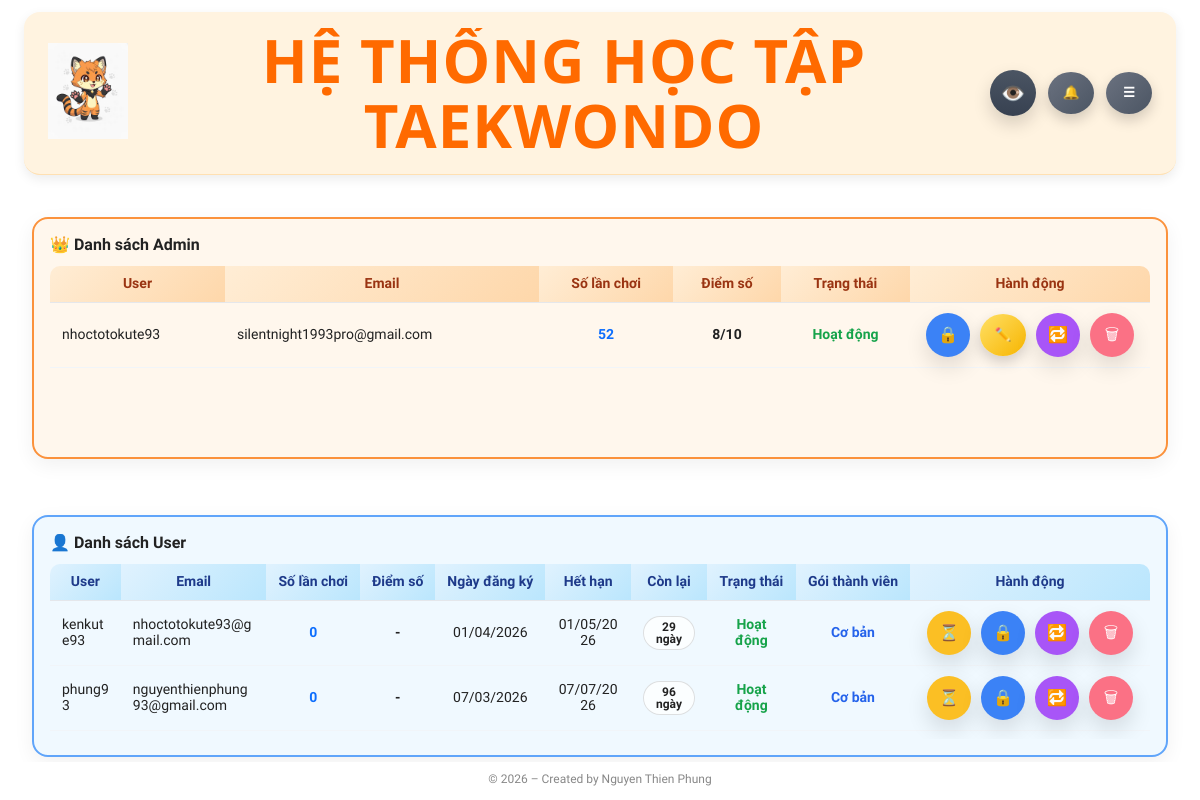
/admin/users (signed in), run on the app's committed database.
### Hệ thống ôn tập Taekwondo-DB.py (models this page shows)
class User(db.Model, UserMixin):
    id = db.Column(db.Integer, primary_key=True)
    username = db.Column(db.String(80), unique=True, nullable=False)
    pw_hash = db.Column(db.String(255), nullable=False)
    role = db.Column(db.String(20), default="user")
    is_deleted = db.Column(db.Boolean, default=False)
    email = db.Column(db.String(120))
    nickname = db.Column(db.String(120))
    must_change_password = db.Column(db.Boolean, default=False)
    pref_num_questions = db.Column(db.Integer)
    pref_time_per_q = db.Column(db.Integer)
    last_score = db.Column(db.Integer)
    last_total = db.Column(db.Integer)
    member = db.Column(db.String(20), default="Free")
    play_count = db.Column(db.Integer, default=0)
    created_at = db.Column(SafeDateTime, default=lambda: now_utc().isoformat())
    trial_start = db.Column(SafeDateTime, nullable=True)
    trial_end = db.Column(SafeDateTime, nullable=True)
    status = db.Column(db.String(20), default="pending")
    email_verified = db.Column(db.Boolean, default=False)
    email_verified_at = db.Column(SafeDateTime, nullable=True)
    activation_token = db.Column(db.String(255), nullable=True)
    activation_sent_at = db.Column(SafeDateTime, nullable=True)
    pending_member = db.Column(db.Text, nullable=True)
    pending_member_name = db.Column(db.Text, nullable=True)
    pending_plan_code = db.Column(db.Text, nullable=True)
    pending_months = db.Column(db.Integer, nullable=True)
    pending_amount = db.Column(db.Integer, nullable=True)
    pending_discount = db.Column(db.Integer, nullable=True)
    pending_final_total = db.Column(db.Integer, nullable=True)
    pending_duration_label = db.Column(db.Text, nullable=True)
    pending_memo = db.Column(db.Text, nullable=True)
    pending_at = db.Column(db.Text, nullable=True)
    pending_approve_token = db.Column(db.Text, nullable=True)

### Hệ thống ôn tập Taekwondo-DB.py (the view, shortened to what this page needs)
@app.route("/admin/users", methods=["GET", "POST"])
@login_required
def admin_users():
    admin_required()
    admins = (
        User.query
        .filter_by(role="admin", is_deleted=False)
        .order_by(User.username.asc())
        .all()
    )
    status_rank = case(
        (User.status == "ACTIVE", 4),
        (User.status == "WAIT_ACCEPT", 3),
        (User.status == "WAIT_RENEW", 2),
        (User.status == "LOCK", 1),
        else_=0
    ).desc()
    score_ratio = (User.last_score * 1.0 / db.func.nullif(User.last_total, 0))
    users = (
        User.query
        .filter(User.role == "user", User.is_deleted == False)
        .order_by(
            status_rank,
            score_ratio.desc(),
            User.play_count.asc(),
            User.created_at.desc()
        )
        .all()
    )
    now = _to_utc_aware(now_vn())
    for uu in users:
        uu._remain_seconds = None
        uu._remain_days = None
        uu._remain_label = "-"
        if uu.role == "user" and uu.trial_end:
            trial_end = _to_utc_aware(uu.trial_end)
            remain_seconds = (trial_end - now).total_seconds()
            uu._remain_seconds = remain_seconds
            uu._remain_days = int(remain_seconds // 86400)
            if remain_seconds <= 0:
                uu._remain_label = "Hết hạn"
            elif remain_seconds < 3600:
                minutes = max(1, int(remain_seconds // 60))
                uu._remain_label = f"{minutes} phút"
            elif remain_seconds < 86400:
                hours = max(1, int(remain_seconds // 3600))
                uu._remain_label = f"{hours} giờ"
            else:
                uu._remain_label = f"{uu._remain_days} ngày"
    return render_template(
        "admin_users.html",
        admins=admins,
        users=users
    )

### Hệ thống ôn tập Taekwondo-DB.py (called while the page is built, shortened)
def _to_utc_aware(dt):
    if not dt:
        return None
    if getattr(dt, "tzinfo", None) is None:
        return dt.replace(tzinfo=timezone.utc)
    return dt.astimezone(timezone.utc)

def now_vn():
    return datetime.now(VN_TZ)

@app.before_request
def force_change_password():
    if not current_user.is_authenticated:
        return
    allowed = [
        "account",
        "account_change_password",
        "logout",
        "static"
    ]
    if current_user.must_change_password:
        if request.endpoint not in allowed:
            return redirect(url_for("account"))

@app.context_processor
def inject_year():
    return {"current_year": datetime.now().year}

@app.context_processor
def inject_header_notifications():
    items = []
    unread_count = 0
    try:
        if current_user.is_authenticated:
            cleanup_old_notifications(30)
            if current_user.role == "admin":
                all_admin_items = (
                    Notification.query
                    .filter_by(role="admin")
                    .order_by(Notification.created_at.desc(), Notification.id.desc())
                    .all()
                )
                sorted_items = sorted(all_admin_items, key=admin_notification_priority)
                items = sorted_items[:10]
                unread_count = sum(1 for x in all_admin_items if not x.is_read)
    except Exception as e:
        print("[inject_header_notifications] ERROR:", e)
    return dict(
        header_notifications=items,
        header_notification_unread=unread_count
    )

@app.context_processor
def inject_member_plan_cards():
    try:
        if current_user.is_authenticated:
            return {
                "member_plan_cards": build_member_plan_cards_for_user(current_user),
                "payment_bank_setting": get_active_bank_setting(),
            }
    except Exception as e:
        print("[inject_member_plan_cards] ERROR:", e)
    return {
        "member_plan_cards": [],
        "payment_bank_setting": get_active_bank_setting(),
    }

def cleanup_old_notifications(days=30):
    cutoff = now_vn() - timedelta(days=days)
    try:
        old_items = Notification.query.filter(Notification.created_at < cutoff).all()
        if old_items:
            for n in old_items:
                db.session.delete(n)
            db.session.commit()
    except Exception as e:
        db.session.rollback()
        print("[cleanup_old_notifications] ERROR:", e)

### templates/admin_users.html (shortened to what this page needs)
{% extends "base.html" %}
{% block body_class %}page-admin-users{% endblock %}
{% block page_css %}
  <link rel="stylesheet" href="{{ url_for('static', filename='css/admin_users.css', v=APP_VERSION) }}">
{% endblock %}
{% block content %}
<div class="admin-page">
  <div class="admin-users-grid fixed-split">
    <section class="admin-users-panel panel-admin">
      <div class="panel-title admin-title-row">
        <span>👑 Danh sách Admin</span>
      </div>
      <div class="table-wrap">
        <table width="100%">
          <thead>
            <tr>
              <th>User</th>
              <th>Email</th>
              <th>Số lần chơi</th>
              <th>Điểm số</th>
              <th>Trạng thái</th>
              <th>Hành động</th>
            </tr>
          </thead>
          <tbody>
            {% for u in admins %}
              {% include "admin_user_row.html" %}
            {% endfor %}
          </tbody>
        </table>
      </div>
    </section>
    <section class="admin-users-panel panel-user">
      <div class="panel-title" style="display:flex; align-items:center; justify-content:space-between; gap:12px;">
        <span>👤 Danh sách User</span>
      </div>
      <div class="table-wrap">
        <table width="100%" id="usersTable">
          <thead>
            <tr>
              <th>User</th>
              <th>Email</th>
              <th>Số lần chơi</th>
              <th>Điểm số</th>
              <th>Ngày đăng ký</th>
              <th>Hết hạn</th>
              <th>Còn lại</th>
              <th>Trạng thái</th>
              <th>Gói thành viên</th>
              <th>Hành động</th>
          </thead>
          <tbody>
            {% for u in users %}
              {% include "admin_user_row.html" %}
            {% endfor %}
          </tbody>
        </table>
      </div>
    </section>
  </div>
</div>
{% endblock %}

### templates/admin_user_row.html (shortened to what this page needs)
<tr class="{% if u.status == 'LOCK' %}locked{% endif %}"
    data-user-id="{{ u.id }}"
    data-username="{{ u.username|e }}"
    data-email="{{ (u.email or '')|e }}"
    data-remain="{% if u.role=='user' %}{{ u._remain_label }}{% else %}-{% endif %}"
    data-status="{% if u.status=='LOCK' %}Khoá{% elif u.role=='user' and not u.email_verified %}Chờ kích hoạt{% elif u.role=='user' and u._remain_seconds is not none and u._remain_seconds <= 0 %}Chờ gia hạn{% else %}Hoạt động{% endif %}"
    data-member="{{ (u.member or 'free')|lower }}"
    data-pending-plan="{% if u.pending_approve_token %}1{% else %}0{% endif %}">
  <td>{{ u.username }}</td>
  <td>{{ u.email }}</td>
  <td style="text-align:center; font-weight:700; color:#0d6efd;">
    {{ u.play_count or 0 }}
  </td>
  <td style="text-align:center; font-weight:bold;">
    {% if u.last_score is not none and u.last_total is not none %}
      {{ u.last_score }}/{{ u.last_total }}
    {% else %}
      -
    {% endif %}
  </td>
  {% if u.role == "user" %}
    <td style="text-align:center;">
      {{ u.trial_start.strftime("%d/%m/%Y") if u.trial_start else "-" }}
    </td>
    <td style="text-align:center;">
      {{ u.trial_end.strftime("%d/%m/%Y") if u.trial_end else "-" }}
    </td>
    <td style="text-align:center; font-weight:900;">
      <span class="trial-remain {{ u._remain_class }}">
        {{ u._remain_label }}
      </span>
    </td>
  {% endif %}
  <td style="text-align:center;">
    {% if u.status == "LOCK" %}
      <span style="color:#ef4444;font-weight:900;">Khoá</span>
    {% elif u.role=="user" and not u.email_verified %}
      <span style="color:#f59e0b;font-weight:900;">Chờ kích hoạt</span>
    {% elif u.role=="user" and u._remain_seconds is not none and u._remain_seconds <= 0 %}
      <span style="color:#f59e0b;font-weight:900;">Chờ gia hạn</span>
    {% else %}
      <span style="color:#16a34a;font-weight:900;">Hoạt động</span>
    {% endif %}
  </td>
  {% if u.role == "user" %}
    <td style="text-align:center; font-weight:900;">
      {% set m = (u.member or 'free')|lower %}
      {% if m == 'free' %}
        <span style="color:#64748b;">Free</span>
      {% elif m == 'basic' %}
        <span style="color:#2563eb;">Cơ bản</span>
      {% elif m == 'pro' %}
        <span style="color:#7c3aed;">Nâng cao</span>
      {% elif m == 'vip' %}
        <span style="color:#f59e0b;">Cao cấp</span>
      {% else %}
        <span style="color:#64748b;">-</span>
      {% endif %}
    </td>
  {% endif %}
  <td class="user-actions">
    {% if u.role == "user" %}
    <button type="button"
            class="admin-btn btn-extend"
            data-extend-btn
            data-user-id="{{ u.id }}"
            data-username="{{ u.username|e }}"
            data-email="{{ (u.email or '')|e }}"
            title="Gia hạn">
      ⏳
    </button>
    {% endif %}
    <form method="post" class="ua-form">
      <button name="action"
              value="toggle_active"
              class="admin-btn {% if u.is_active %}btn-lock{% else %}btn-unlock{% endif %}">
        {% if u.status == "LOCK" %}
          🔓
        {% else %}
          🔒
        {% endif %}
      </button>
    </form>
    {% if u.role == "admin" %}
    <button type="button"
            id="btnBulkEdit"
            class="ui-icon-btn ui-icon-btn--warn"
            title="Chỉnh sửa hàng loạt">
      ✏️
    </button>
    {% endif %}
    <form method="post" class="ua-form">
      <button name="action"
              value="toggle_role"
              class="admin-btn btn-role {% if not u.is_active %}btn-disabled{% endif %}"
              title="Đổi">
        🔁
      </button>
    </form>
    <form method="post"
          class="ua-form"
          onsubmit="return confirm('Bạn chắc chắn muốn xoá user {{ u.username }} ?');">
      <button name="action"
              value="delete"
              class="admin-btn btn-del {% if not u.is_active %}btn-disabled{% endif %}"
              title="Xóa">
        🗑
      </button>
    </form>
  </td>
</tr>

### static/css/base.css (style rules this page uses)
* { box-sizing: border-box; font-family: Arial, Helvetica, sans-serif; }
html, body { margin:0; padding:0; height:100%; overflow:auto; }
body { min-height: 100vh; font-family: "Segoe UI", sans-serif; color: #222; background: none; }
:root { --font-main: "Be Vietnam Pro", system-ui, -apple-system, "Segoe UI", Roboto, "Helvetica Neue", Arial, "Noto Sans", "Liberation Sans", sans-serif; }
html, body { font-family: var(--font-main) !important; text-rendering: geometricPrecision; -webkit-font-smoothing: antialiased; -moz-osx-font-smoothing: grayscale; }
*, *::before, *::after { font-family: inherit; }
button, input, select, textarea { font-family: inherit !important; }
small, label, a, p, span, li { font-family: inherit !important; }
.trial-remain { display:inline-block; font-weight: 800; font-size: 12px; line-height: 1; padding: 4px 8px; border-radius: 999px; border: 1px solid rgba(0,0,0,0.12); background: rgba(255,255,255,0.75); }

### static/css/layout.css (style rules this page uses)
.ui-icon-btn { display: inline-flex; align-items: center; justify-content: center; min-width: 46px; height: 46px; padding: 0; }
.trial-remain { font-weight:900; }
.header-noti-btn, .header-menu-btn, .ui-icon-btn { line-height: 1; vertical-align: middle; }
.ui-icon-btn { display: inline-flex; align-items: center; justify-content: center; width: 46px; height: 46px; min-width: 46px; border-radius: 999px; padding: 0; }

### static/css/ui.css (style rules this page uses)
:root { --ui-radius-pill: 999px; --ui-radius-12: 12px; --ui-radius-14: 14px; --ui-radius-18: 18px; --ui-blue-1:#2563eb; --ui-blue-2:#3b82f6; --ui-green-1:#16a34a; --ui-green-2:#22c55e; --ui-red-1:#ef4444; --ui-red-2:#dc2626; --ui-gray-1:#6b7280; --ui-gray-2:#4b5563; --ui-yellow-1:#ffe066; --ui-yellow-2:#f7b500; --ui-pink-1:#fda4af; --ui-pink-2:#fb7185; --ui-shadow-main: 0 6px 14px rgba(0,0,0,.18); --ui-shadow-soft: 0 14px 30px rgba(0,0,0,.10); --ui-focus-ring: 0 0 0 4px rgba(37,99,235,.14); }
.ui-icon-btn { width:42px; height:42px; border-radius:50%; border:none; cursor:pointer; display:flex; align-items:center; justify-content:center; font-weight:900; color:#fff; box-shadow:var(--ui-shadow-main); transition:transform .18s ease, filter .18s ease; }
.ui-icon-btn--warn { background:linear-gradient(135deg,var(--ui-yellow-1),var(--ui-yellow-2)); color:#5a3a00; }

### static/css/result.css (style rules this page uses)
:root { --rs-text: #111827; --rs-muted:#6b7280; --rs-red:#e53935; --rs-orange:#ea580c; --rs-border:#e5e7eb; --rs-card:#ffffff; --rs-soft-blue:#f7fbff; --rs-soft-blue-bd:#e3eef8; --rs-shadow: 0 20px 50px rgba(0,0,0,.18); }

### static/css/mobile.css (style rules this page uses)
:root { --m-gap: 12px; --m-gap-sm: 10px; --m-radius: 14px; --m-radius-lg: 18px; --m-font-xs: 12px; --m-font-sm: 13px; --m-font-md: 14px; --m-font-lg: 16px; --m-font-xl: 18px; --m-font-2xl: 22px; --m-header-h: 74px; --m-btn-h: 44px; --m-input-h: 44px; }
html { -webkit-text-size-adjust: 100%; }

### data on the page
User: username "nhoctotokute93", email "silentnight1993pro@gmail.com", play_count "52", last_score "8", last_total "10", status "Hoạt động"
User: username "kenkute93", email "nhoctotokute93@gmail.com", play_count "0", trial_start "01/04/2026", trial_end "01/05/2026", _remain_label "29 ngày", status "Hoạt động", role "Cơ bản"
User: username "phung93", email "nguyenthienphung93@gmail.com", play_count "0", trial_start "07/03/2026", trial_end "07/07/2026", _remain_label "96 ngày", status "Hoạt động", role "Cơ bản"
